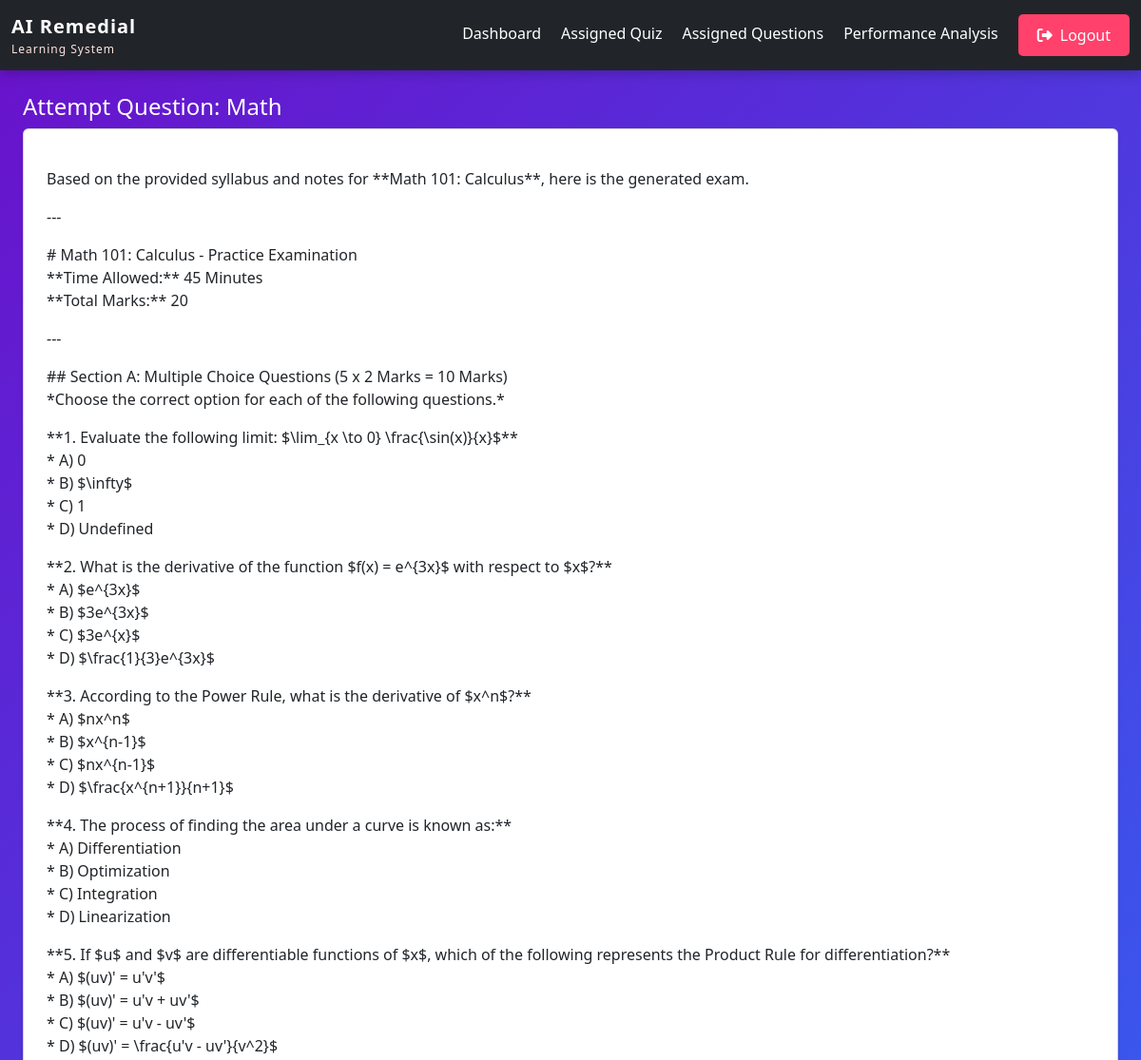
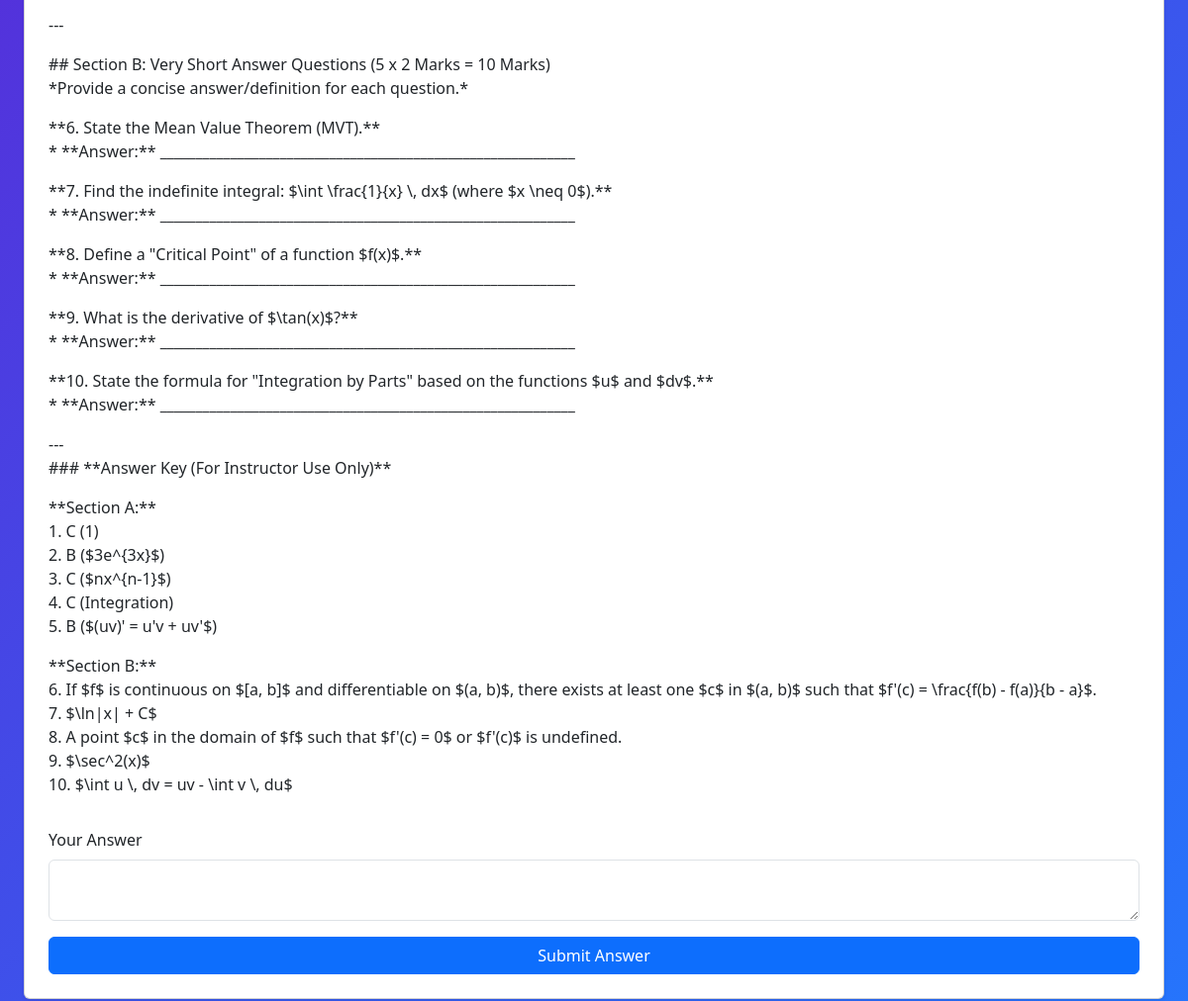
/student/ai-question/2/attempt/ (signed in), run on the app's committed database (2 pictures, top to bottom).
### core/models.py (models this page shows, shortened)
class QuizAssignment(models.Model):
    student = models.ForeignKey(Student, on_delete=models.CASCADE)
    question = models.ForeignKey(Quiz, on_delete=models.CASCADE)
    student_answer = models.TextField(blank=True, null=True)
    score = models.FloatField(blank=True, null=True)
    is_submitted = models.BooleanField(default=False)
    feedback = models.TextField(blank=True)

class Quiz(models.Model):
    teacher = models.ForeignKey(Teacher, on_delete=models.CASCADE)
    class_section = models.ForeignKey(ClassSection, on_delete=models.CASCADE)
    subject = models.CharField(max_length=100)
    questions = models.TextField()
    correct_answer = models.TextField(blank=True, null=True)
    created_at = models.DateTimeField(auto_now_add=True)

### core/views.py (the view, shortened to what this page needs)
# urls.py: path('student/ai-question/<int:assignment_id>/attempt/', views.attempt_ai_question, name='attempt_ai_question'),
@login_required
def attempt_ai_question(request, assignment_id):
    assignment = get_object_or_404(QuizAssignment, id=assignment_id, student=request.user.student)
    return render(request, "student/attempt_ai_question.html", {"assignment": assignment})

### core/templates/student/attempt_ai_question.html (shortened to what this page needs)
{% extends 'base.html' %}
{% block content %}
<h4>Attempt Question: {{ assignment.question.subject }}</h4>
<form method="POST" class="card p-4 shadow-sm">
    <div class="mb-3">
        <p>{{ assignment.question.questions|linebreaks }}</p>
    </div>
    <div class="mb-3">
        <label for="answer" class="form-label">Your Answer</label>
        <textarea name="answer" id="answer" class="form-control" rows="2" required></textarea>
    </div>
    <button type="submit" class="btn btn-primary">Submit Answer</button>
</form>
{% endblock %}

### core/templates/base.html (style rules this page uses)
body { margin: 0; font-family: "Segoe UI", Tahoma, Geneva, Verdana, sans-serif; min-height: 100vh; background: linear-gradient(135deg, #6a11cb, #2575fc); color: #fff; }

### data on the page
QuizAssignment: question.subject "Math", question.questions "Based on the provided syllabus and notes for **Math 101: Calculus**, here is the generated exam. --- # Math 101: Calculus - Practice Examination **Time Allowed:** 45 Minutes **Total Marks:** 20 --- ## Section A: Multiple Choice Questions (5 x 2 Marks = 10 Marks) *Choose the correct option for each of the following questions.* **1. Evaluate the following limit: $\\lim_{x \\to 0} \\frac{\\sin(x)}{x}$** * A) 0 * B) $\\infty$ * C) 1 * D) Undefined **2. What is the derivative of the function $f(x) = e^{3x}$ with respect to $x$?** * A) $e^{3x}$ * B) $3e^{3x}$ * C) $3e^{x}$ * D) $\\frac{1}{3}e^{3x}$ **3. According to the Power Rule, what is the derivative of $x^n$?** * A) $nx^n$ * B) $x^{n-1}$ * C)…"
